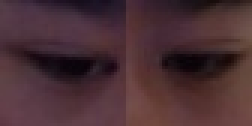
#> input picture Cropped Images/Ben/1144-969.jpeg, 84 x 42 px, found by its file name (shown 3 times larger); its folder holds 4 pictures in this run
$ python resize.py
#> lines starting #> are read from the running program, lines starting #| are printed output that depends on the picture
from ctypes import resize
import os
import cv2
import numpy as np

# [7 lines of commented-out code are left out]

cascade = cv2.CascadeClassifier("haarcascade_eye.xml")

def normalize(x):
  minn, maxx = x.min(), x.max()
  return (x - minn) / (maxx - minn)

def scan(frame, image_size=(32, 32)):
  gray = cv2.cvtColor(frame, cv2.COLOR_BGR2GRAY)
  boxes = cascade.detectMultiScale(gray, 1.3, 10)
  if len(boxes) == 2:
    eyes = []
    for box in boxes:
      x, y, w, h = box
      eye = frame[y:y + h, x:x + w]
      eye = cv2.resize(eye, image_size)
      eye = normalize(eye)
      eye = eye[10:-10, 5:-5]
      eyes.append(eye)
    return (np.hstack(eyes) * 255).astype(np.uint8)
  else:
    return None

root = './Ben/'
cropped = './Bencropped/'
filepaths = os.listdir(root)
X, Y = [], []
for filepath in filepaths:
    img = cv2.imread(root + filepath)
#> img is the input picture: shape (42, 84, 3); mean B, G, R 52.5, 47.3, 74.6
    cropped_img = scan(img)
#> in scan, `gray = cv2.cvtColor(frame, cv2.COLOR_BGR2GRAY)`:
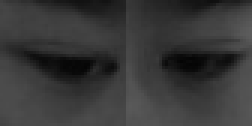
#> gray: shape (42, 84) (shown 3 times larger); min 4, max 92, mean 56
#> in scan, `boxes = cascade.detectMultiScale(gray, 1.3, 10)`: boxes = ()
    if cropped_img is not None:
        cv2.imwrite(cropped + filepath, cropped_img)
        print(filepath + " cropped")
    else:
        print("no eyes detected")
#> pass 2 of the loop `for filepath in filepaths:`:
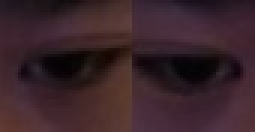
#> input picture Cropped Images/Ben/1194-502.jpeg, 85 x 44 px, found by its file name (shown 3 times larger)
#> img is the input picture: shape (44, 85, 3); mean B, G, R 42.2, 35.8, 57.9
#> in scan (call 2), `gray = cv2.cvtColor(frame, cv2.COLOR_BGR2GRAY)`:
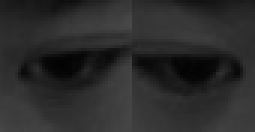
#> gray: shape (44, 85) (shown 3 times larger); min 3, max 73, mean 43.1
#> pass 3 of the loop `for filepath in filepaths:`:
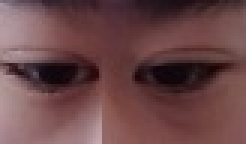
#> input picture Cropped Images/Ben/1286-424.jpeg, 82 x 48 px, found by its file name (shown 3 times larger)
#> img is the input picture: shape (48, 82, 3); mean B, G, R 72.3, 70.9, 106.7
#> in scan (call 3), `gray = cv2.cvtColor(frame, cv2.COLOR_BGR2GRAY)`:
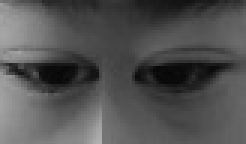
#> gray: shape (48, 82) (shown 3 times larger); min 6, max 176, mean 81.8
#> boxes = [[33, 3, 43, 43]]
#> the loop made 4 passes; the first 3 are shown
